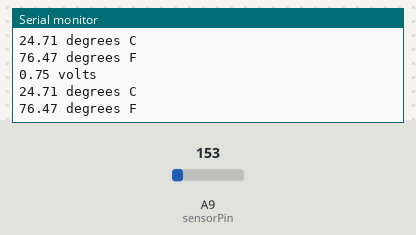
The sketch below on a simulated Arduino Mega 2560, built with avr-gcc and run on an emulated ATmega2560. On the bench: the last lines printed to the serial monitor. The test bench sets the inputs (shaded band); at power-on: A9 (sensorPin) = 153.

Above: at 1.8 s.
1.9 s: A9 (sensorPin) set to 165
At 2.8 s:
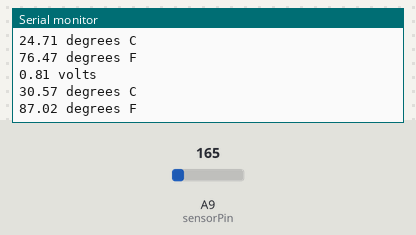
3.4 s: A9 (sensorPin) set to 175
At 4.8 s:
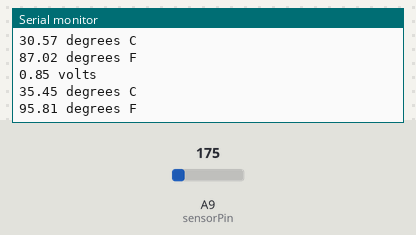
Timing chart, 0 to 6.4 s (numbered marks = the images above; inputs shaded):
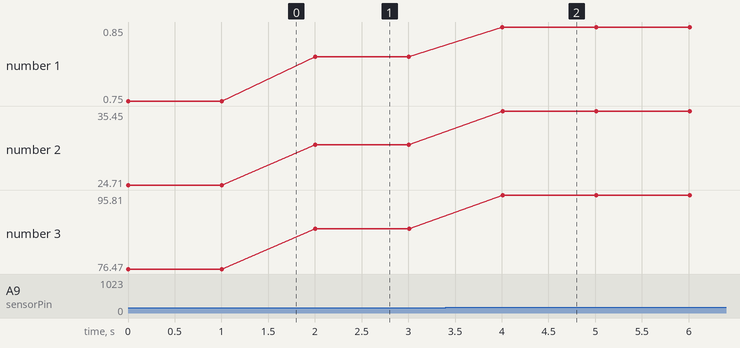

Measured:
- after the input at 1.9 s, the serial monitor: prints a new line after 0.10 s (image 1)
- after the input at 3.4 s, the serial monitor: prints a new line after 0.61 s (image 2)
- plotted number 1: 0.75 → 0.81 after the input at 1.9 s, 0.81 → 0.85 after the input at 3.4 s
- plotted number 2: 24.71 → 30.57 after the input at 1.9 s, 30.57 → 35.45 after the input at 3.4 s
- plotted number 3: 76.47 → 87.02 after the input at 1.9 s, 87.02 → 95.81 after the input at 3.4 s

The sketch:

TMP36Sensor.ino
```cpp
//TMP36 Pin Variables
int sensorPin = A9; //the analog pin the TMP36's Vout (sense) pin is connected to
                        //the resolution is 10 mV / degree centigrade with a
                        //500 mV offset to allow for negative temperatures

/*
 * setup() - this function runs once when you turn your Arduino on
 * We initialize the serial connection with the computer
 */
void setup()
{
  Serial.begin(115200);  //Start the serial connection with the computer
                       //to view the result open the serial monitor
  pinMode(sensorPin, INPUT_PULLUP);
}

void loop()                     // run over and over again
{
 //getting the voltage reading from the temperature sensor
 int reading = analogRead(sensorPin);

 // converting that reading to voltage, for 3.3v arduino use 3.3
 float voltage = reading * 5.0;
 voltage /= 1024.0;

 // print out the voltage
 Serial.print(voltage); Serial.println(" volts");

 // now print out the temperature
 float temperatureC = (voltage - 0.5) * 100 ;  //converting from 10 mv per degree wit 500 mV offset
                                               //to degrees ((voltage - 500mV) times 100)
 Serial.print(temperatureC); Serial.println(" degrees C");

 // now convert to Fahrenheit
 float temperatureF = (temperatureC * 9.0 / 5.0) + 32.0;
 Serial.print(temperatureF); Serial.println(" degrees F");

 delay(1000);                                     //waiting a second
}
```
